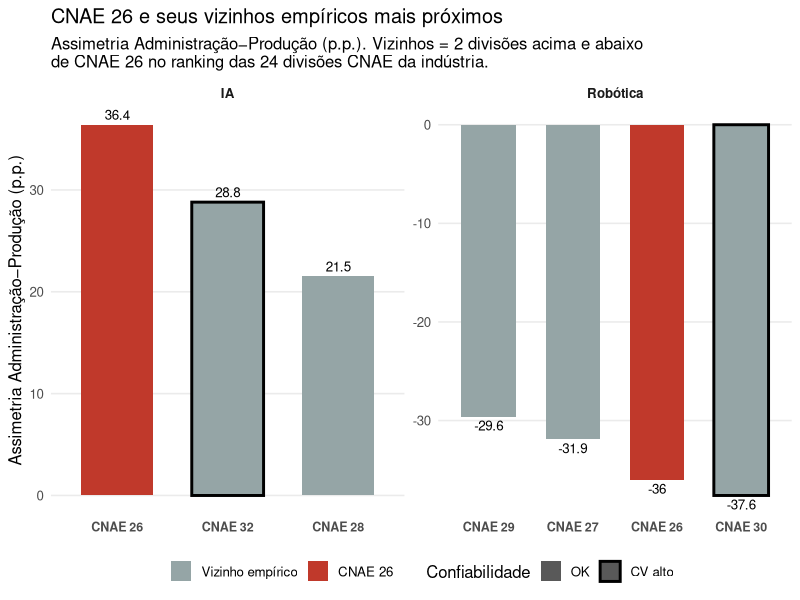
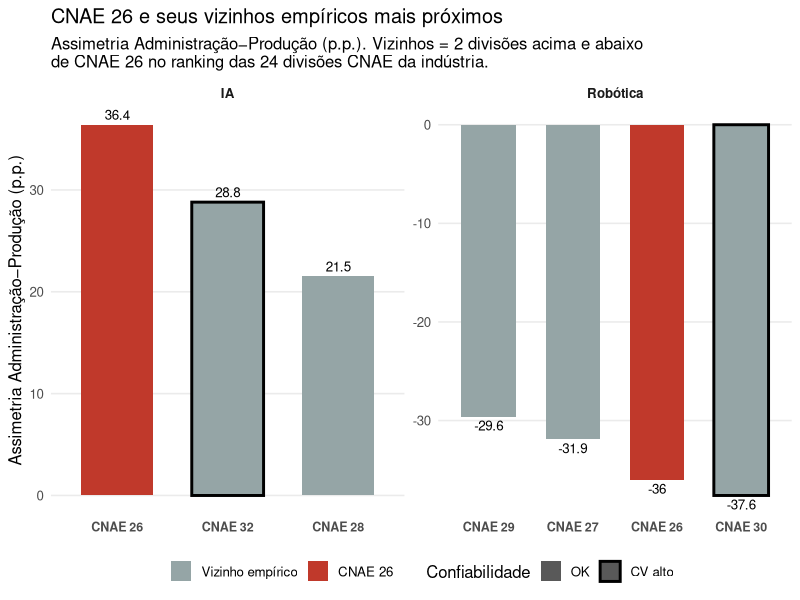

The R source for these figures, in order:
# =============================================================================
# Figura - Objetivo (iii): CNAE 26 e vizinhos empíricos mais próximos
# Assimetria Administração-Produção, IA e Robótica
# (vizinhos = as 2 divisões imediatamente acima e abaixo de CNAE 26 no
#  ranking das 24 divisões, não uma seleção teórica a priori)
# =============================================================================

library(dplyr)
library(ggplot2)
library(here)

# -----------------------------------------------------------------------------
# 1. Carregar os vizinhos empíricos (já calculados em visualizar_heterogeneidade.R)
# -----------------------------------------------------------------------------

vizinhos <- read.csv(
  here("data", "processed", "vizinhos_cnae26_admin_producao.csv"),
  stringsAsFactors = FALSE
) %>%
  filter(tecnologia %in% c("IA", "Robótica")) %>%
  mutate(
    rotulo = paste0("CNAE ", codigo_cnae),
    tecnologia = factor(tecnologia, levels = c("IA", "Robótica")),
    aviso_cv = factor(aviso_cv, levels = c("OK", "CV alto", "Sem dado")),
    rotulo_interno = paste(tecnologia, rotulo, sep = "___")
  ) %>%
  group_by(tecnologia) %>%
  mutate(rotulo_interno = factor(rotulo_interno, levels = rotulo_interno[order(posicao_ranking)])) %>%
  ungroup()

# -----------------------------------------------------------------------------
# 2. Gráfico
# -----------------------------------------------------------------------------

cores_preenchimento <- c("TRUE" = "#c0392b", "FALSE" = "#95a5a6")
cores_borda <- c("OK" = "transparent", "CV alto" = "black", "Sem dado" = "black")

grafico_vizinhos <- ggplot(vizinhos, aes(x = rotulo_interno, y = asimetria_pp)) +
  geom_col(aes(fill = as.character(is_cnae26), color = aviso_cv), linewidth = 1, width = 0.65) +
  geom_text(aes(label = round(asimetria_pp, 1)),
            vjust = ifelse(vizinhos$asimetria_pp >= 0, -0.5, 1.4), size = 3.4) +
  facet_wrap(~ tecnologia, scales = "free", ncol = 2) +
  scale_x_discrete(labels = function(x) sub("^.*___", "", x)) +
  scale_fill_manual(values = cores_preenchimento,
                    labels = c("TRUE" = "CNAE 26", "FALSE" = "Vizinho empírico"),
                    name = NULL) +
  scale_color_manual(values = cores_borda, name = "Confiabilidade") +
  labs(
    title = "CNAE 26 e seus vizinhos empíricos mais próximos",
    subtitle = "Assimetria Administração\u2212Produção (p.p.). Vizinhos = 2 divisões acima e abaixo\nde CNAE 26 no ranking das 24 divisões CNAE da indústria.",
    x = NULL,
    y = "Assimetria Administração\u2212Produção (p.p.)"
  ) +
  theme_minimal(base_size = 12) +
  theme(
    legend.position = "bottom",
    strip.text = element_text(face = "bold"),
    panel.grid.minor = element_blank(),
    panel.grid.major.x = element_blank(),
    axis.text.x = element_text(face = "bold", size = 9)
  )

print(grafico_vizinhos)

# -----------------------------------------------------------------------------
# 3. Salvar
# -----------------------------------------------------------------------------

dir.create(here("output"), showWarnings = FALSE)
ggsave(
  here("output", "figura_vizinhos_empiricos.png"),
  grafico_vizinhos,
  width = 9, height = 6, dpi = 300
)
